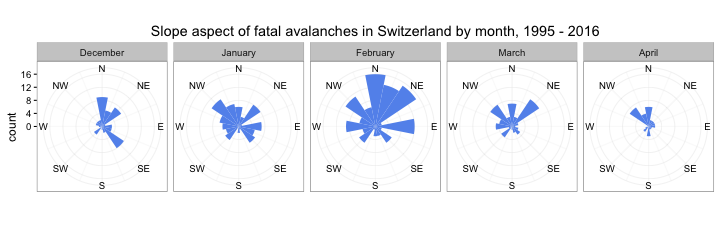

Write R code to recreate this figure.
# rose diagrams of avalanche aspect faceted by month
library(ggplot2)
winter <- filter(df, mon == "December"|
                     mon == "January"|
                     mon == "February"|
                     mon == "March"|
                     mon == "April")
rosefacet <- ggplot(winter, mapping = aes(x = deg)) +
  stat_bin(breaks = (0:16 - 0.5)/16 * 360, fill ="cornflowerblue") +
  scale_x_continuous(
    breaks = 0:7/8*360, 
    labels = c("N", "NE", "E", "SE", "S", "SW", "W", "NW")) +
  coord_polar(start=-pi/16) +
  ggtitle("Slope aspect of fatal avalanches in Switzerland by month, 1995 - 2016")+
  facet_grid(. ~ mon) +
  theme_bw()+
  theme(axis.title.x = element_blank())
